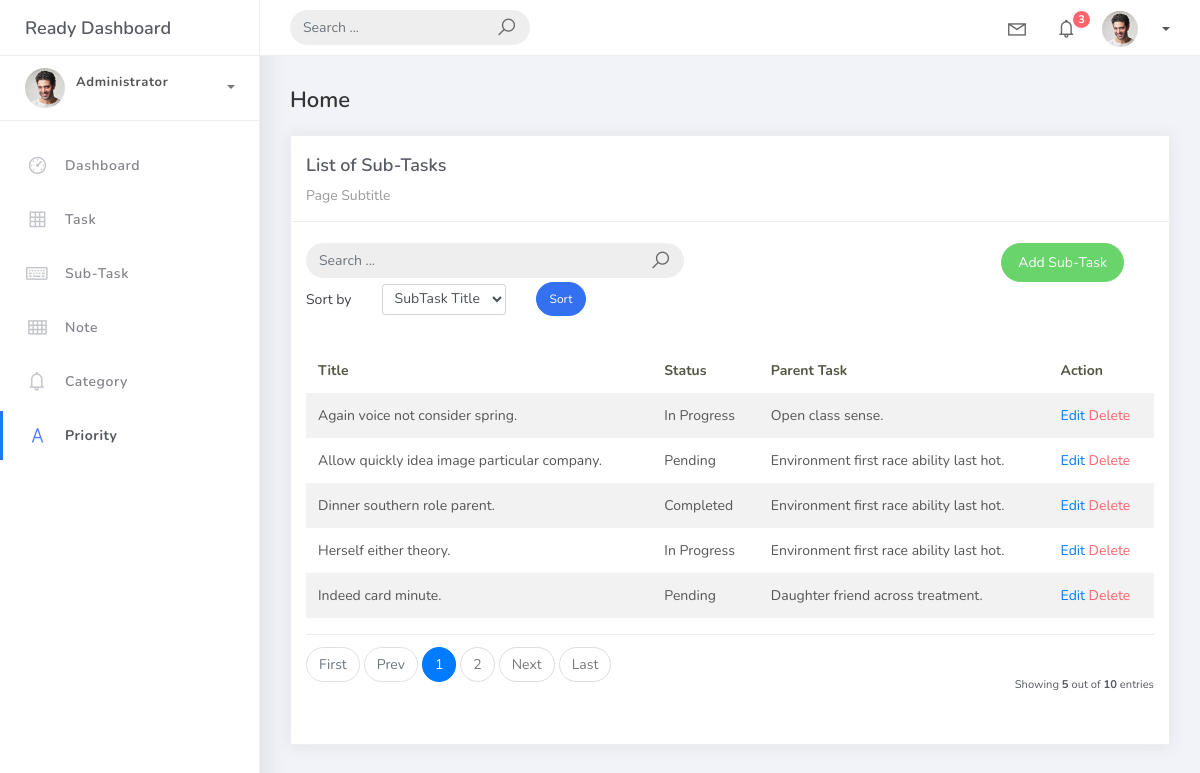
Screenshot of /subtask_list with the database file from the repository.
### hangarin/models.py (models this page shows, shortened)
class BaseModel(models.Model):
    created_at = models.DateTimeField(auto_now_add=True, db_index=True)
    updated_at = models.DateTimeField(auto_now=True)
    class Meta:
        abstract = True

class SubTask(BaseModel):
    parent_task = models.ForeignKey(Task, on_delete=models.CASCADE)
    subtask_title = models.CharField(max_length=150)
    subtask_status = models.CharField(max_length=50,choices=[("Pending", "Pending"),("In Progress ", "In Progress"),("Completed", "Completed"), ],default="pending")

class Task(BaseModel):
    task_name = models.CharField(max_length=150)
    task_description = models.TextField(max_length=200)
    task_deadline = models.DateField()
    task_status = models.CharField(max_length=50,choices=[("Pending", "Pending"),("In Progress ", "In Progress"),("Completed", "Completed"), ],default="pending")
    task_category = models.ForeignKey(Category, on_delete=models.CASCADE)
    task_priority = models.ForeignKey(Priority, on_delete=models.CASCADE)
    def __str__(self):
        return self.task_name

### hangarin/views.py (the view)
# urls.py: path('subtask_list', SubTaskListView.as_view(), name='subtask-list'),
class SubTaskListView(ListView):
    model = SubTask
    context_object_name = 'sub-task'
    template_name = "subtask_list.html"
    paginate_by = 5
    ordering = ["subtask_title"]
    def get_queryset(self):
        qs = super().get_queryset()
        query = self.request.GET.get('q')
        if query:
            qs = qs.filter(
                Q(parent_task__task_name__icontains=query) |
                Q(subtask_title__icontains=query) |
                Q(subtask_status__icontains=query)
            )
        return qs
    def get_ordering(self):
        allowed = ["subtask_title", "parent_task__task_name"]
        sort_by = self.request.GET.get("sort_by")
        if sort_by in allowed:
            return sort_by
        return "subtask_title"

### templates/subtask_list.html (shortened to what this page needs)
{% extends 'base.html' %} {% load static %} {% block content %}
<div class="content">
    <div class="container-fluid">
        <h4 class="page-title">Home</h4>
        <div class="row">
            <div class="col-md-12">
                <div class="card">
                    <div class="card-header">
                        <div class="card-title">List of Sub-Tasks</div>
                        <div class="card-category">Page Subtitle</div>
                    </div>
                    <br />
                    <div class="col-md-12 row">
                        <div class="col-md-6">
                             <form class="navbar-left navbar-form nav-search mr-md-3" action="{% url 'subtask-list'%}">
                                <div class="input-group">
                                    <input type="text" placeholder="Search ..." class="form-control" name="q" />
                                    <div class="input-group-append">
                                        <span class="input-group-text">
                                            <i class="la la-search search-icon"></i>
                                        </span>
                                    </div>
                                </div>
                            </form>
                        </div>
                        <div class="col-md-6">
                            <div class="pull-right">
                                <a href="{% url 'subtask-add' %}" class="btn btn-success btn-rounded">Add
                                    Sub-Task</a>
                            </div>
                        </div>
                    </div>
                    <div class="col-md-12">
                        <form method="get" class="row g-2 align-items-center">
                            <div class="col-auto">
                                <label for="smallSelect" class="col-form-label">Sort by</label>
                            </div>
                            <div class="col-auto">
                                <select class="form-control form-control-sm" id="smallSelect" name="sort_by">
                                    <option value="subtask_title" {% if request.GET.sort_by == "subtask_title" %}selected{% endif %}>SubTask Title</option>
                                </select>
                            </div>
                            <div class="col-auto">
                                <button type="submit" class="btn btn-primary btn-sm btn-rounded">Sort</button>
                            </div>
                        </form>
                    </div>
                    <div class="card-body">
                        <table class="table table-striped mt-3">
                            <thead>
                                <tr>
                                    <th scope="col">Title</th>
                                    <th scope="col">Status</th>
                                    <th scope="col">Parent Task</th>
                                    <th scope="col">Action</th>
                                </tr>
                            </thead>
                            <tbody>
                                {% for object in object_list %}
                                <tr>
                                    <td>{{ object.subtask_title}}</td>
                                    <td>{{ object.subtask_status}}</td>
                                    <td>{{ object.parent_task}}</td>
                                    <td>
                                        <a href="subtask_list/{{ object.id }}">Edit</a>
                                        <a href="subtask_list/{{ object.id }}/delete"
                                            class="text-danger">Delete</a>
                                    </td>
                                </tr>
                                {% endfor %}
                            </tbody>
                        </table>
                        {% include 'includes/pagination.html' %}
                    </div>
                </div>
            </div>
        </div>
        {% endblock %}

### rows the page displays
SubTask: subtask_title "Again voice not consider spring.", subtask_status "In Progress", parent_task "Open class sense."
SubTask: subtask_title "Allow quickly idea image particular company.", subtask_status "Pending", parent_task "Environment first race ability last hot."
SubTask: subtask_title "Dinner southern role parent.", subtask_status "Completed", parent_task "Environment first race ability last hot."
SubTask: subtask_title "Herself either theory.", subtask_status "In Progress", parent_task "Environment first race ability last hot."
SubTask: subtask_title "Indeed card minute.", subtask_status "Pending", parent_task "Daughter friend across treatment."

### other values shown
{{ page_num }} "1"
{{ page_num }} "2"
{{ object_list.count }} "5"
{{ paginator.count }} "10"
